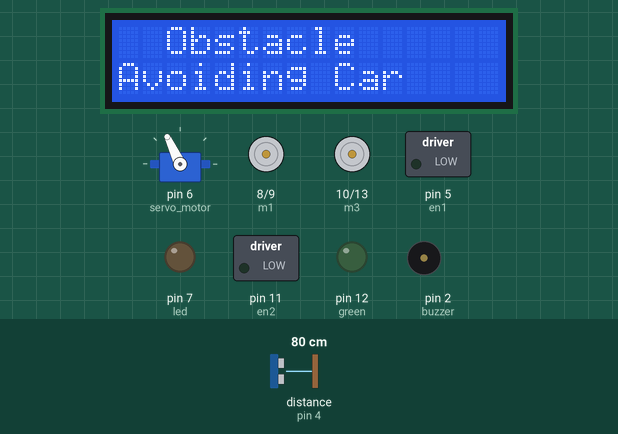
Recording of a sketch running on a simulated Arduino Uno, built with avr-gcc and run on an emulated ATmega328P. On the bench: 16×2 character LCD, servo, motor-driver pin pairs drawn as motors (green arrow = first pin HIGH = forward, orange = second pin HIGH = backward, longer = more drive), switched loads named in the sketch (green lamp = pin HIGH), output pins drawn as LEDs (lit = HIGH), buzzer (waves = sounding, pin HIGH). Wiring (inferred from the names in the program): ultrasonic range finder: trigger pin 3; echo pin 4. The test bench sets the inputs (shaded band); at power-on: distance to the obstacle (sensor on pin 4) 80 cm. The echo pulse lasts 58.3 µs per cm; pins used as bus, display or sensor lines are not drawn.

Above: at 2.1 s.
At 5.7 s:
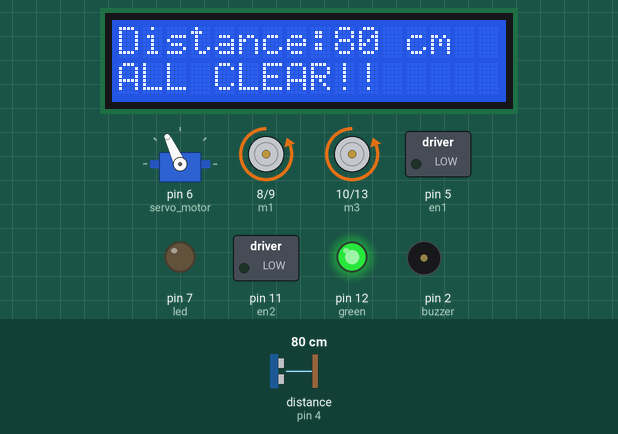
5.8 s: distance to the obstacle (sensor on pin 4) set to 55 cm
At 7.0 s:
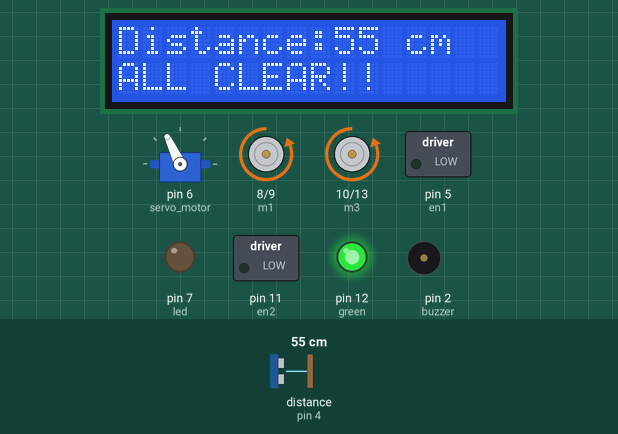
7.6 s: distance to the obstacle (sensor on pin 4) set to 47 cm
At 9.2 s:
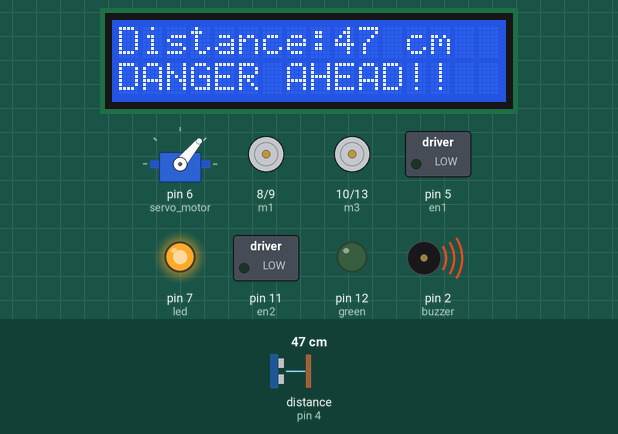
10.6 s: distance to the obstacle (sensor on pin 4) set to 60 cm
At 11.6 s:
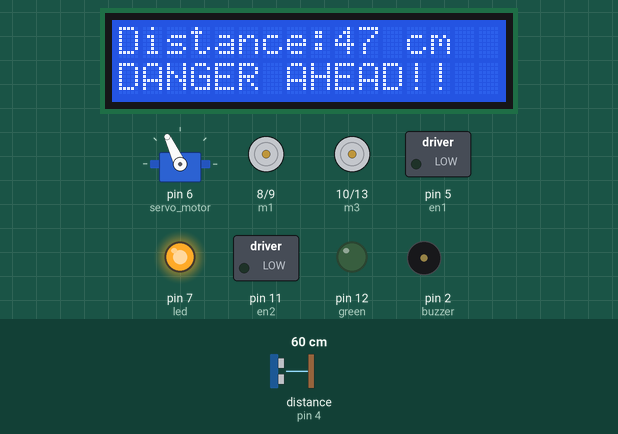
Timing chart, 0 to 13.6 s (numbered marks = the images above; inputs shaded):
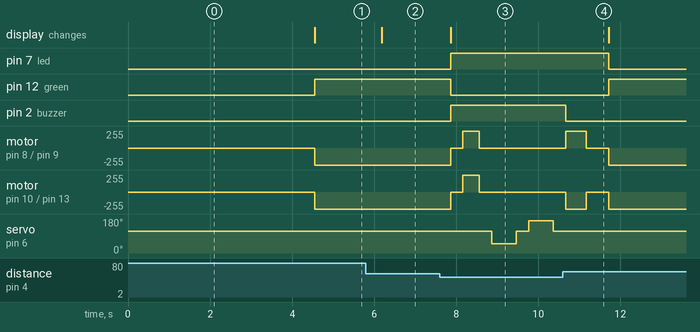

The sketch:

OBSTA_CAR.ino
```cpp
#include <Servo.h>
#include<LiquidCrystal_I2C.h>
LiquidCrystal_I2C lcd(0x27, 16, 2);

Servo servo_motor;
int trig = 3;      // trig pin of HC-SR04
int echo = 4;     // Echo pin of HC-SR04
long duration, distance, cm;
int m1 = 8;       //REVerse motion of Left motor
int m2 = 9;       //ForWarD motion of Left motor
int m3 = 10;      //REVerse motion of Right motor
int m4 = 13;
int buzzer = 2;
int led = 7;
int green = 12;
int en1 = 5;
int en2 = 11;
int r, l;//ForWarD motion of Right motor
boolean goesForward = false;

void setup() {
  Serial.begin(9600);
  lcd.init();
  lcd.backlight();
  lcd.clear();
  lcd.setCursor(0, 0);
  lcd.print("  Obstacle  ");
  lcd.setCursor(0, 1);
  lcd.print("Avoiding Car");
  delay(2000);
  pinMode(m1, OUTPUT);      // set Motor pins as output
  pinMode(m2, OUTPUT);
  pinMode(m3, OUTPUT);
  pinMode(m4, OUTPUT);
  pinMode(buzzer, OUTPUT);
  pinMode(led, OUTPUT);
   pinMode(green, OUTPUT);
   pinMode(en1, OUTPUT);
    pinMode(en2, OUTPUT);
  pinMode(trig, OUTPUT);         // set trig pin as output
  pinMode(echo, INPUT);
 servo_motor.attach(6); //our servo pin

  servo_motor.write(115);
  delay(2000);
  distance = dis();
  delay(100);
  distance = dis();
  delay(100);
  distance = dis();
  delay(100);
  distance = dis();
  delay(100);
 // put your setup code here, to run once:

}

void loop() {

  int distanceRight = 0;
  int distanceLeft = 0;// put your main code here, to run repeatedly:
  distance = dis();
  lcd.clear();
  lcd.setCursor(0, 0);
  lcd.print("Distance:     ");
  lcd.setCursor(9, 0);
  lcd.print(distance);
  lcd.setCursor(12, 0);
  lcd.print("cm ");
  lcd.setCursor(0, 1);
  lcd.print("ALL CLEAR!!      ");

    // If you dont get proper movements of your robot then alter the pin numbers

/* if ((distance <= 30) && (distance > 20))
  {
    lcd.clear();
  lcd.setCursor(0, 0);
  lcd.print("Distance:     ");
  lcd.setCursor(9, 0);
  lcd.print(distance);
  lcd.setCursor(12, 0);
  lcd.print("cm ");
     lcd.setCursor(0, 1);
  lcd.print("DANGER INCOMING!      ");
  digitalWrite(led, LOW);
  digitalWrite(buzzer, HIGH);
  delay(200);
  digitalWrite(buzzer, LOW);
  delay(200);
   slow();
  }*/
  if (distance <= 50)
  {
    lcd.clear();
  lcd.setCursor(0, 0);
  lcd.print("Distance:     ");
  lcd.setCursor(9, 0);
  lcd.print(distance);
  lcd.setCursor(12, 0);
  lcd.print("cm ");
     lcd.setCursor(0, 1);
  lcd.print("DANGER AHEAD!!      ");
     digitalWrite(led, HIGH);
     digitalWrite(green, LOW);
     digitalWrite(buzzer, HIGH);
     moveStop();
    delay(300);
    moveBackward();
    delay(400);
    moveStop();
    delay(300);
    distanceRight = lookRight();
    delay(300);
    distanceLeft = lookLeft();
    delay(300);
    digitalWrite(buzzer, LOW);

    if (distance >= distanceLeft){
      turnRight();
      moveStop();
    }
    else{
      turnLeft();
      moveStop();
    }
  }
     else{
       digitalWrite(led, LOW);
       digitalWrite(green, HIGH);
       digitalWrite(buzzer, LOW);
    moveForward();
  }


 delay(500);
}
long dis()
{
  pinMode(trig, OUTPUT);
  digitalWrite(trig, LOW);
  delayMicroseconds(2);
  digitalWrite(trig, HIGH);
  delayMicroseconds(5);
  digitalWrite(trig, LOW);                        // The same pin is used to read the signal from the PING))): a HIGH, pulse whose duration is the time (in microseconds) from the sending
  // of the ping to the reception of its echo off of an object.
  pinMode(echo, INPUT);
  duration = pulseIn(echo, HIGH);
  cm =  duration/ 29 / 2;
  return cm;
}
void moveStop(){

  digitalWrite(m2, LOW);
  digitalWrite(m4, LOW);
  digitalWrite(m1, LOW);
  digitalWrite(m3, LOW);
}

void moveForward(){

  if(!goesForward){

    goesForward=true;

    digitalWrite(m4, HIGH);
    digitalWrite(m2, HIGH);

    digitalWrite(m3, LOW);
    digitalWrite(m1, LOW);
  }
}

void moveBackward(){

  goesForward=false;

  digitalWrite(m3, HIGH);
  digitalWrite(m1, HIGH);

  digitalWrite(m4, LOW);
  digitalWrite(m2, LOW);

}

void turnRight(){

  digitalWrite(m4, HIGH);
  digitalWrite(m1, HIGH);

  digitalWrite(m3, LOW);
  digitalWrite(m2, LOW);

  delay(500);

  digitalWrite(m4, HIGH);
  digitalWrite(m2, HIGH);

  digitalWrite(m3, LOW);
  digitalWrite(m1, LOW);


}

void turnLeft(){

  digitalWrite(m3, HIGH);
  digitalWrite(m2, HIGH);

  digitalWrite(m4, LOW);
  digitalWrite(m1, LOW);

  delay(500);

  digitalWrite(m4, HIGH);
  digitalWrite(m2, HIGH);

  digitalWrite(m3, LOW);
  digitalWrite(m1, LOW);
}
int lookRight(){
  servo_motor.write(50);
  delay(500);
  int distance = dis();
  delay(100);
  servo_motor.write(115);
  return distance;
}

int lookLeft(){
  servo_motor.write(170);
  delay(500);
  int distance = dis();
  delay(100);
  servo_motor.write(115);
  return distance;
  delay(100);
}
/*void slow()
{
  analogWrite(en1, 90);
  analogWrite(en2, 90);
  digitalWrite(m4, HIGH);
    digitalWrite(m2, HIGH);

    digitalWrite(m3, LOW);
    digitalWrite(m1, LOW);
}*/
```

Measured:
- the behaviour switches between 51 and 50 cm on distance to the obstacle (sensor on pin 4) (found by bisection; images 2 and 3)
- after the input at 5.8 s, the display: changes after 0.39 s (image 2)
- after the input at 7.6 s, pin 7 (led): LOW → HIGH after 0.26 s; pin 12 (green): HIGH → LOW after 0.26 s
- after the input at 10.6 s, pin 7 (led): HIGH → LOW after 1.1 s; pin 12 (green): LOW → HIGH after 1.1 s; pin 2 (buzzer): goes on until 10.7 s, then stays LOW; servo on pin 6 (servo_motor): stops changing and stays 115°
